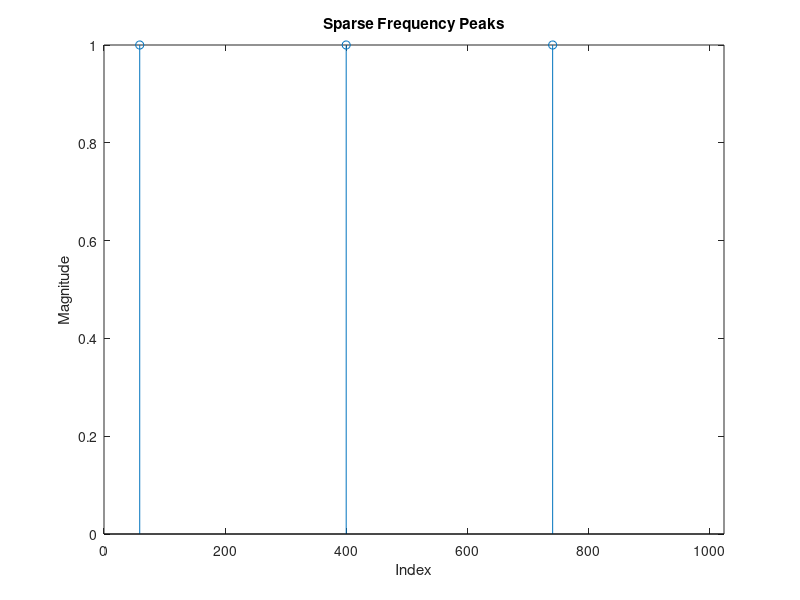

Source code (MATLAB): (Note: this script raises an error after producing the figure.)
%% SFT Project:
% Implement the SFT algorithm in MATLAB. Make comparisons with the built-in 
% FFT algorithm of MATLAB in terms of running time as the length of data 
% increases, for different sparsity cases


%% create signal
% need to be able to make signals with N = length,k = number of peaks, 
% p = spacing of peaks, epsilon[j] = noise function

A = 1; % peak magnitude
K = 3; % amount of peaks
k0 = 400; % center frequency index
N = 1024; % signal length
delta_w = 1; % peak spacing, (0 to 1]. approach 0 for closer spacing
n  = 0:N-1; % time indices

k_list = (1:N/K:N) + ((k0-512) + N/(2*K));
half_k_range = round(((k_list(end) - k_list(1)) * delta_w) / 2);   % half of total range
k_list = linspace(k0 - half_k_range, k0 + half_k_range, K);
k_list = round(k_list);
k = zeros(1,N);
k(k_list) = A;

%plot freq peaks
indices = 1:length(k);
nonzero_idx = k ~= 0;
stem(indices(nonzero_idx), k(nonzero_idx), 'o');
% use following two lines for x ticks for only peaks
%ax = gca; 
%ax.XTick = indices(nonzero_idx);
xlim([0 N]);
xlabel('Index');
ylabel('Magnitude');
title('Sparse Frequency Peaks');
grid off;

% Create time signal
S = exp(2*pi*1i * (k_list(:) * n) / N);
f = A * sum(S, 1);    % 1-by-N signal

%% Implement SFT I. Identify Frequency Peaks

% Use random binning with modulo aliasing and CRT

% Random binning

% Aliasing and CRT
% calculate padded signal of length with specific coprime factors.
% subsampling rates MUST be > k but << N
subsampling_rates = [5,7,8]; 
subsampling_length = lcm(lcm(subsampling_rates(1),subsampling_rates(2)), subsampling_rates(3));
padded_N = subsampling_length * round((N / subsampling_length) + 1);
f_padded = [f, zeros(1, padded_N - N)];

% find subsampled DFTs
f_1 = fft(f(1:subsampling_rates(1):end));
f_2 = fft(f(1:subsampling_rates(2):end));
f_3 = fft(f(1:subsampling_rates(3):end));

%threshold for noise robustness
thresh1 = 0.5 * max(abs(f_1));
thresh2 = 0.5 * max(abs(f_2));
thresh3 = 0.5 * max(abs(f_3));

%find peaks
peaks1 = find(abs(f_1) > thresh1);
peaks2 = find(abs(f_2) > thresh2);
peaks3 = find(abs(f_3) > thresh3);

assert(length(peaks1) == length(peaks2) && length(peaks2) == length(peaks3), ...
    ['Peaks from each subsampled signal must have the same length. Try ' ...
    'tuning subsampling rates']);

for i = 1:length(peaks1)
    x = CRT()
end